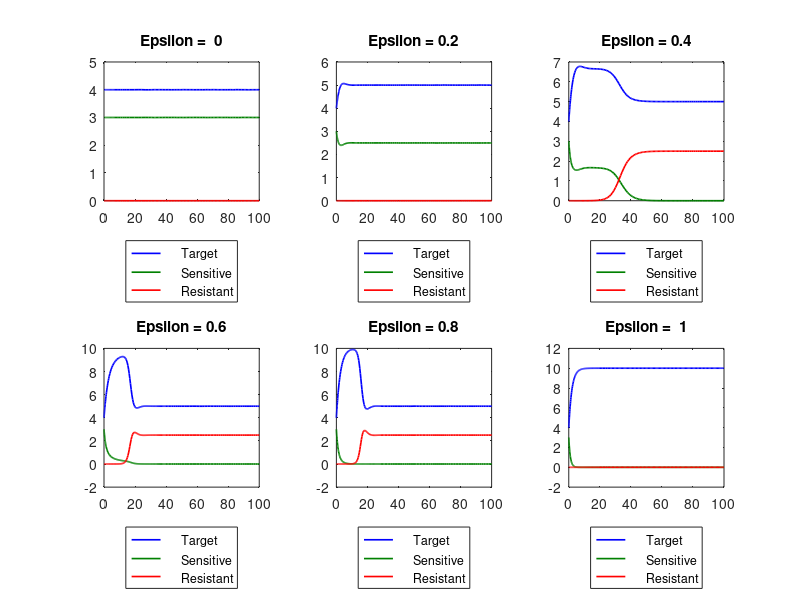

Source code (MATLAB):
lambda = 5;
delta = 0.5;
bs = 0.25;
br = 0.20;
mu = 10^(-5);
a = 1;

% x(1) = target cells (T)
% x(2) = infected sensitive (Is)
% x(3) = infected resistant (Ir)

%set(gca, 'XTickLabel', [],'XTick',[])



for i = 0:5

    epsilon = 0.2*i;

    g = @(t,x) [lambda - delta*x(1) - ((1-epsilon)*bs*x(2) + br*x(3))*x(1) ; 
        (1-epsilon)*(1-mu)*bs*x(2)*x(1) - a*x(2) ;
        br*x(1)*x(3) - a*x(3) + (1-epsilon)*mu*bs*x(2)*x(1)] ;

    %[t,xa] = ode45(g,[0 20],[lambda/delta 1]);
    [t,xa] = ode45(g,[0 100],[4 3 0]);

    subplot(2, 3, i+1);
    caption = sprintf('Epsilon = %2g', epsilon);    
    
    
    plot(t,xa(:,1), 'b', 'LineWidth', 1.2)
    hold on
    plot(t, xa(:,2), 'Color', [0 .5 0], 'LineWidth', 1.2)
    hold on
    plot(t, xa(:,3), 'r', 'LineWidth', 1.2)
    
    % hold on
    % total;
    
    
    title(caption)
    legend('     Target', '     Sensitive', '     Resistant')
    legend('Location', 'SouthOutSide') % move legend to upper left

end

